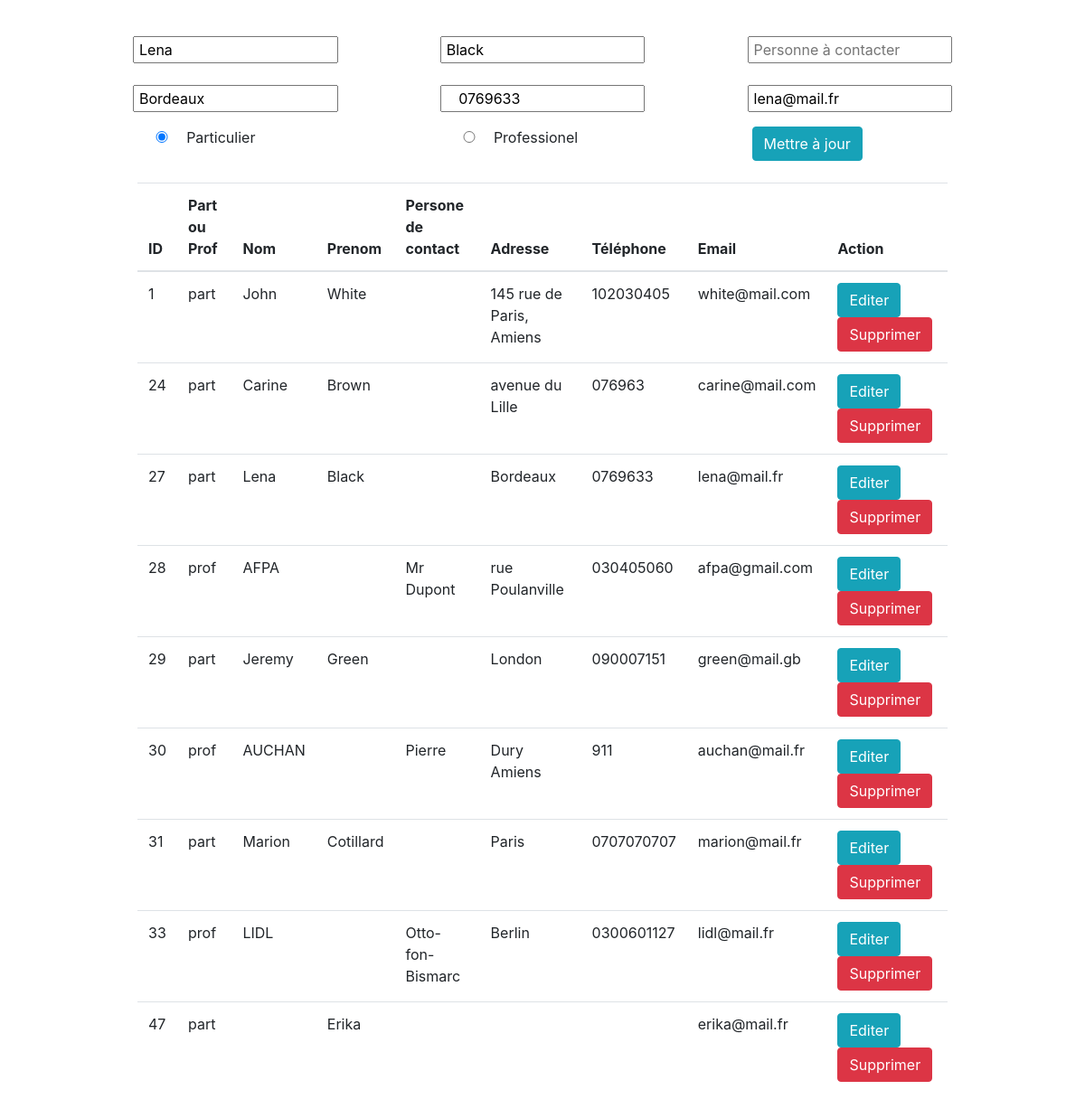
The page /oto/index.php?edit=27 on the database its author committed.
### tables this page shows
CREATE TABLE IF NOT EXISTS `clients` (
  `client_id` int NOT NULL AUTO_INCREMENT,
  `part_ou_prof` varchar(20) NOT NULL,
  `client_nom` varchar(100) NOT NULL,
  `client_prenom` varchar(30) NOT NULL,
  `person_contact` varchar(50) NOT NULL,
  `client_adress` varchar(200) NOT NULL,
  `client_num_tel` varchar(10) NOT NULL,
  `client_email` varchar(30) NOT NULL,
  PRIMARY KEY (`client_id`),
  UNIQUE KEY `client_nom` (`client_nom`)
);

### oto/script.php (called while the page is built, shortened)
<?php
$mysqli = new mysqli('localhost', 'root', '', 'oto') or die(mysqli_error($mysqli));
if (isset($_GET['edit'])){
    $id = $_GET['edit'];
    $update = true;
    $result = $mysqli->query("SELECT * FROM clients WHERE client_id=$id") or die($mysqli->error());
    if ($result){
        $row = $result->fetch_array();
        $part_ou_prof = $row['part_ou_prof'];
        $client_nom = $row['client_nom'];
        $client_prenom = $row['client_prenom'];
        $person_contact = $row['person_contact'];
        $client_adress = $row['client_adress'];
        $client_num_tel = $row['client_num_tel'];
        $client_email = $row['client_email'];
    }
}
?>

### oto/index.php (the view, shortened to what this page needs)
<!DOCTYPE html>
<html lang="fr">
<head>
    <link rel="stylesheet" href="https://cdn.jsdelivr.net/npm/bootstrap@4.5.3/dist/css/bootstrap.min.css">
</head>
<body class="body">
    <?php require_once 'script.php';?>
    <?php
            $mysqli = new mysqli('localhost','root','','oto') or die(mysqli_error($mysqli));
            $result = $mysqli->query("SELECT * FROM clients") or die($mysqli->error);
        ?>
        <form action ="script.php" method="POST">
            <div class="form-group">
                <div class="form-row justify-content-between">
                    <input class="col-3" type="text" value="<?php echo $client_nom; ?>" name="nom" id="client_nom" placeholder="Nom">
                    <input class="col-3" type="text" value="<?php echo $client_prenom; ?>"  name="prenom" id="client_prenom" placeholder="Prénom">
                    <input class="col-3" type="text" value="<?php echo $person_contact; ?>"  name="contact" id="person_contact" placeholder="Personne à contacter">
                </div><br>
                <div class="form-row justify-content-between">
                    <input class="col-3" type="text" value="<?php echo $client_adress; ?>"  name="adress" id="client_adress" placeholder="Adresse">
                    <input class="col-3" type="text" value="<?php echo $client_num_tel; ?>"  name="num_tel" id="client_num_tel" placeholder="Numéro de téléphpne">
                    <input class="col-3" type="text" value="<?php echo $client_email; ?>"  name="email" id="client_email" placeholder="Email">
                </div>
            </div>
            <div class="form-row justify-content-between">
                <div class="col-3">
                    <input class="col-3" type="radio" value="part" name="part_prof" id="part_ou_prof" <?php if($part_ou_prof == 'part'): echo 'checked'; endif;?>>Particulier</input>
                </div>
                <div class="col-3">
                    <input class="col-3" type="radio" value="prof" name="part_prof" id="part_ou_prof" <?php if($part_ou_prof == 'prof'): echo 'checked'; endif;?>>Professionel</input>
                </div>
                <div class="col-3">
                    <?php
                    if ($update == true):
                    ?>
                    <button type="submit" class="btn btn-info" name="update">Mettre à jour</button>
                    <?php else: ?>
                    <button type="submit" class="btn btn-primary" name="save">Sauvegarder</button>
                    <?php endif; ?>
                </div>
            </div>
        </form><br>
        <table class="table">
                <thead>
                    <tr>
                        <th>ID</th>
                        <th>Part ou Prof</th>
                        <th>Nom</th>
                        <th>Prenom</th>
                        <th>Persone de contact</th>
                        <th>Adresse</th>
                        <th>Téléphone</th>
                        <th>Email</th>
                        <th>Action</th>
                    </tr>
                </thead>
                <?php
                    while($row = $result->fetch_assoc()): ?>
                    <tr>
                        <td><?php echo $row['client_id']; ?></td>
                        <td><?php echo $row['part_ou_prof']; ?></td>
                        <td><?php echo $row['client_nom']; ?></td>
                        <td><?php echo $row['client_prenom']; ?></td>
                        <td><?php echo $row['person_contact']; ?></td>
                        <td><?php echo $row['client_adress']; ?></td>
                        <td><?php echo $row['client_num_tel']; ?></td>
                        <td><?php echo $row['client_email']; ?></td>
                        <td>
                            <a href="index.php?edit=<?php echo $row['client_id']; ?>"
                                class="btn btn-info">Editer</a>
                            <a href="index.php?delete=<?php echo $row['client_id']; ?>"
                                class="btn btn-danger">Supprimer</a>
                        </td>
                    </tr>
                <?php endwhile; ?>
        </table>
</body>
</html>

### oto/index.php (style rules this page uses)
html, body { width: 90%; margin: 0 auto; padding: 20px; }

### rows shown on the page
clients: nom "Lena", prenom "Black", adress "Bordeaux", num_tel "0769633", email "lena@mail.fr", part_ou_prof "☑", client_id "27", part_ou_prof "part", client_nom "Lena", client_prenom "Black", client_adress "Bordeaux", client_num_tel "0769633", client_email "lena@mail.fr"
clients: client_id "1", part_ou_prof "part", client_nom "John", client_prenom "White", client_adress "145 rue de Paris, Amiens", client_num_tel "102030405", client_email "white@mail.com"
clients: client_id "24", part_ou_prof "part", client_nom "Carine", client_prenom "Brown", client_adress "avenue du Lille", client_num_tel "076963", client_email "carine@mail.com"
clients: client_id "28", part_ou_prof "prof", client_nom "AFPA", person_contact "Mr Dupont", client_adress "rue Poulanville", client_num_tel "030405060", client_email "afpa@gmail.com"
clients: client_id "29", part_ou_prof "part", client_nom "Jeremy", client_prenom "Green", client_adress "London", client_num_tel "090007151", client_email "green@mail.gb"
clients: client_id "30", part_ou_prof "prof", client_nom "AUCHAN", person_contact "Pierre", client_adress "Dury Amiens", client_num_tel "911", client_email "auchan@mail.fr"
clients: client_id "31", part_ou_prof "part", client_nom "Marion", client_prenom "Cotillard", client_adress "Paris", client_num_tel "0707070707", client_email "marion@mail.fr"
clients: client_id "33", part_ou_prof "prof", client_nom "LIDL", person_contact "Otto-fon-Bismarc", client_adress "Berlin", client_num_tel "0300601127", client_email "lidl@mail.fr"
clients: client_id "47", part_ou_prof "part", client_prenom "Erika", client_email "erika@mail.fr"
